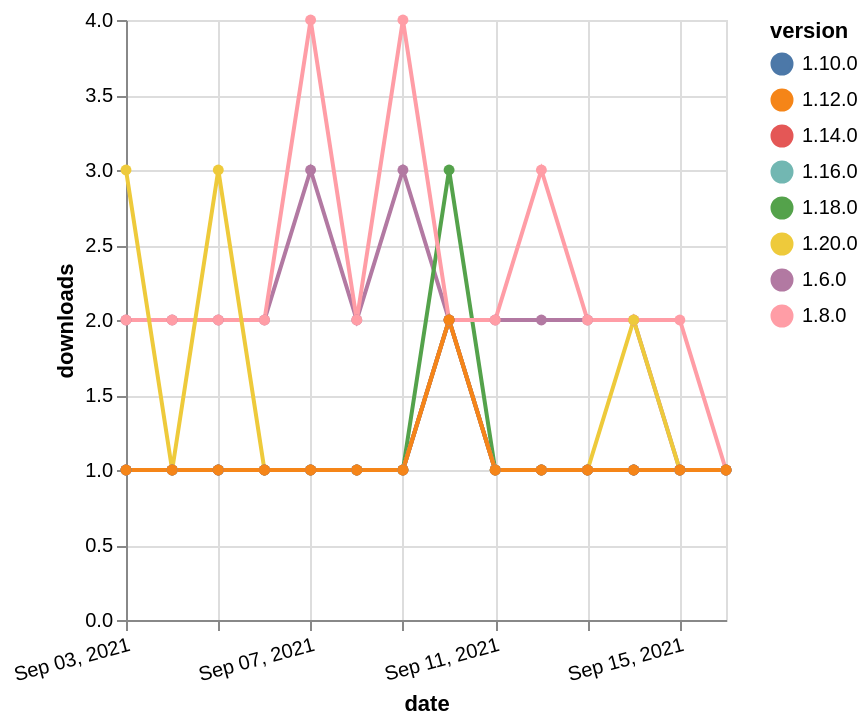

Source (Vega-Lite JSON):
### Vega-Lite specification from a JSON file in a GitHub repository (floating-point values rounded to 4 significant figures)
{"$schema": "https://vega.github.io/schema/vega-lite/v5.json", "description": "A simple bar chart with embedded data.", "data": {"values": [{"date": "2021-09-03", "total": 2315, "delta": 2, "version": "1.6.0"}, {"date": "2021-09-04", "total": 2317, "delta": 2, "version": "1.6.0"}, {"date": "2021-09-05", "total": 2319, "delta": 2, "version": "1.6.0"}, {"date": "2021-09-06", "total": 2321, "delta": 2, "version": "1.6.0"}, {"date": "2021-09-07", "total": 2324, "delta": 3, "version": "1.6.0"}, {"date": "2021-09-08", "total": 2326, "delta": 2, "version": "1.6.0"}, {"date": "2021-09-09", "total": 2329, "delta": 3, "version": "1.6.0"}, {"date": "2021-09-10", "total": 2331, "delta": 2, "version": "1.6.0"}, {"date": "2021-09-11", "total": 2333, "delta": 2, "version": "1.6.0"}, {"date": "2021-09-12", "total": 2335, "delta": 2, "version": "1.6.0"}, {"date": "2021-09-13", "total": 2337, "delta": 2, "version": "1.6.0"}, {"date": "2021-09-14", "total": 2339, "delta": 2, "version": "1.6.0"}, {"date": "2021-09-15", "total": 2340, "delta": 1, "version": "1.6.0"}, {"date": "2021-09-16", "total": 2341, "delta": 1, "version": "1.6.0"}, {"date": "2021-09-03", "total": 192, "delta": 1, "version": "1.18.0"}, {"date": "2021-09-04", "total": 193, "delta": 1, "version": "1.18.0"}, {"date": "2021-09-05", "total": 194, "delta": 1, "version": "1.18.0"}, {"date": "2021-09-06", "total": 195, "delta": 1, "version": "1.18.0"}, {"date": "2021-09-07", "total": 196, "delta": 1, "version": "1.18.0"}, {"date": "2021-09-08", "total": 197, "delta": 1, "version": "1.18.0"}, {"date": "2021-09-09", "total": 198, "delta": 1, "version": "1.18.0"}, {"date": "2021-09-10", "total": 201, "delta": 3, "version": "1.18.0"}, {"date": "2021-09-11", "total": 202, "delta": 1, "version": "1.18.0"}, {"date": "2021-09-12", "total": 203, "delta": 1, "version": "1.18.0"}, {"date": "2021-09-13", "total": 204, "delta": 1, "version": "1.18.0"}, {"date": "2021-09-14", "total": 205, "delta": 1, "version": "1.18.0"}, {"date": "2021-09-15", "total": 206, "delta": 1, "version": "1.18.0"}, {"date": "2021-09-16", "total": 207, "delta": 1, "version": "1.18.0"}, {"date": "2021-09-03", "total": 2542, "delta": 2, "version": "1.8.0"}, {"date": "2021-09-04", "total": 2544, "delta": 2, "version": "1.8.0"}, {"date": "2021-09-05", "total": 2546, "delta": 2, "version": "1.8.0"}, {"date": "2021-09-06", "total": 2548, "delta": 2, "version": "1.8.0"}, {"date": "2021-09-07", "total": 2552, "delta": 4, "version": "1.8.0"}, {"date": "2021-09-08", "total": 2554, "delta": 2, "version": "1.8.0"}, {"date": "2021-09-09", "total": 2558, "delta": 4, "version": "1.8.0"}, {"date": "2021-09-10", "total": 2560, "delta": 2, "version": "1.8.0"}, {"date": "2021-09-11", "total": 2562, "delta": 2, "version": "1.8.0"}, {"date": "2021-09-12", "total": 2565, "delta": 3, "version": "1.8.0"}, {"date": "2021-09-13", "total": 2567, "delta": 2, "version": "1.8.0"}, {"date": "2021-09-14", "total": 2569, "delta": 2, "version": "1.8.0"}, {"date": "2021-09-15", "total": 2571, "delta": 2, "version": "1.8.0"}, {"date": "2021-09-16", "total": 2572, "delta": 1, "version": "1.8.0"}, {"date": "2021-09-03", "total": 261, "delta": 1, "version": "1.10.0"}, {"date": "2021-09-04", "total": 262, "delta": 1, "version": "1.10.0"}, {"date": "2021-09-05", "total": 263, "delta": 1, "version": "1.10.0"}, {"date": "2021-09-06", "total": 264, "delta": 1, "version": "1.10.0"}, {"date": "2021-09-07", "total": 265, "delta": 1, "version": "1.10.0"}, {"date": "2021-09-08", "total": 266, "delta": 1, "version": "1.10.0"}, {"date": "2021-09-09", "total": 267, "delta": 1, "version": "1.10.0"}, {"date": "2021-09-10", "total": 269, "delta": 2, "version": "1.10.0"}, {"date": "2021-09-11", "total": 270, "delta": 1, "version": "1.10.0"}, {"date": "2021-09-12", "total": 271, "delta": 1, "version": "1.10.0"}, {"date": "2021-09-13", "total": 272, "delta": 1, "version": "1.10.0"}, {"date": "2021-09-14", "total": 273, "delta": 1, "version": "1.10.0"}, {"date": "2021-09-15", "total": 274, "delta": 1, "version": "1.10.0"}, {"date": "2021-09-16", "total": 275, "delta": 1, "version": "1.10.0"}, {"date": "2021-09-03", "total": 127, "delta": 3, "version": "1.20.0"}, {"date": "2021-09-04", "total": 128, "delta": 1, "version": "1.20.0"}, {"date": "2021-09-05", "total": 131, "delta": 3, "version": "1.20.0"}, {"date": "2021-09-06", "total": 132, "delta": 1, "version": "1.20.0"}, {"date": "2021-09-07", "total": 133, "delta": 1, "version": "1.20.0"}, {"date": "2021-09-08", "total": 134, "delta": 1, "version": "1.20.0"}, {"date": "2021-09-09", "total": 135, "delta": 1, "version": "1.20.0"}, {"date": "2021-09-10", "total": 137, "delta": 2, "version": "1.20.0"}, {"date": "2021-09-11", "total": 138, "delta": 1, "version": "1.20.0"}, {"date": "2021-09-12", "total": 139, "delta": 1, "version": "1.20.0"}, {"date": "2021-09-13", "total": 140, "delta": 1, "version": "1.20.0"}, {"date": "2021-09-14", "total": 142, "delta": 2, "version": "1.20.0"}, {"date": "2021-09-15", "total": 143, "delta": 1, "version": "1.20.0"}, {"date": "2021-09-16", "total": 144, "delta": 1, "version": "1.20.0"}, {"date": "2021-09-03", "total": 170, "delta": 1, "version": "1.16.0"}, {"date": "2021-09-04", "total": 171, "delta": 1, "version": "1.16.0"}, {"date": "2021-09-05", "total": 172, "delta": 1, "version": "1.16.0"}, {"date": "2021-09-06", "total": 173, "delta": 1, "version": "1.16.0"}, {"date": "2021-09-07", "total": 174, "delta": 1, "version": "1.16.0"}, {"date": "2021-09-08", "total": 175, "delta": 1, "version": "1.16.0"}, {"date": "2021-09-09", "total": 176, "delta": 1, "version": "1.16.0"}, {"date": "2021-09-10", "total": 178, "delta": 2, "version": "1.16.0"}, {"date": "2021-09-11", "total": 179, "delta": 1, "version": "1.16.0"}, {"date": "2021-09-12", "total": 180, "delta": 1, "version": "1.16.0"}, {"date": "2021-09-13", "total": 181, "delta": 1, "version": "1.16.0"}, {"date": "2021-09-14", "total": 182, "delta": 1, "version": "1.16.0"}, {"date": "2021-09-15", "total": 183, "delta": 1, "version": "1.16.0"}, {"date": "2021-09-16", "total": 184, "delta": 1, "version": "1.16.0"}, {"date": "2021-09-03", "total": 190, "delta": 1, "version": "1.14.0"}, {"date": "2021-09-04", "total": 191, "delta": 1, "version": "1.14.0"}, {"date": "2021-09-05", "total": 192, "delta": 1, "version": "1.14.0"}, {"date": "2021-09-06", "total": 193, "delta": 1, "version": "1.14.0"}, {"date": "2021-09-07", "total": 194, "delta": 1, "version": "1.14.0"}, {"date": "2021-09-08", "total": 195, "delta": 1, "version": "1.14.0"}, {"date": "2021-09-09", "total": 196, "delta": 1, "version": "1.14.0"}, {"date": "2021-09-10", "total": 198, "delta": 2, "version": "1.14.0"}, {"date": "2021-09-11", "total": 199, "delta": 1, "version": "1.14.0"}, {"date": "2021-09-12", "total": 200, "delta": 1, "version": "1.14.0"}, {"date": "2021-09-13", "total": 201, "delta": 1, "version": "1.14.0"}, {"date": "2021-09-14", "total": 202, "delta": 1, "version": "1.14.0"}, {"date": "2021-09-15", "total": 203, "delta": 1, "version": "1.14.0"}, {"date": "2021-09-16", "total": 204, "delta": 1, "version": "1.14.0"}, {"date": "2021-09-03", "total": 201, "delta": 1, "version": "1.12.0"}, {"date": "2021-09-04", "total": 202, "delta": 1, "version": "1.12.0"}, {"date": "2021-09-05", "total": 203, "delta": 1, "version": "1.12.0"}, {"date": "2021-09-06", "total": 204, "delta": 1, "version": "1.12.0"}, {"date": "2021-09-07", "total": 205, "delta": 1, "version": "1.12.0"}, {"date": "2021-09-08", "total": 206, "delta": 1, "version": "1.12.0"}, {"date": "2021-09-09", "total": 207, "delta": 1, "version": "1.12.0"}, {"date": "2021-09-10", "total": 209, "delta": 2, "version": "1.12.0"}, {"date": "2021-09-11", "total": 210, "delta": 1, "version": "1.12.0"}, {"date": "2021-09-12", "total": 211, "delta": 1, "version": "1.12.0"}, {"date": "2021-09-13", "total": 212, "delta": 1, "version": "1.12.0"}, {"date": "2021-09-14", "total": 213, "delta": 1, "version": "1.12.0"}, {"date": "2021-09-15", "total": 214, "delta": 1, "version": "1.12.0"}, {"date": "2021-09-16", "total": 215, "delta": 1, "version": "1.12.0"}]}, "width": "container", "mark": {"type": "line", "point": {"filled": true}}, "encoding": {"x": {"field": "date", "type": "temporal", "timeUnit": "yearmonthdate", "title": "date", "axis": {"labelAngle": -15}}, "y": {"field": "delta", "type": "quantitative", "title": "downloads"}, "color": {"field": "version", "type": "nominal"}, "tooltip": {"field": "delta"}}}
